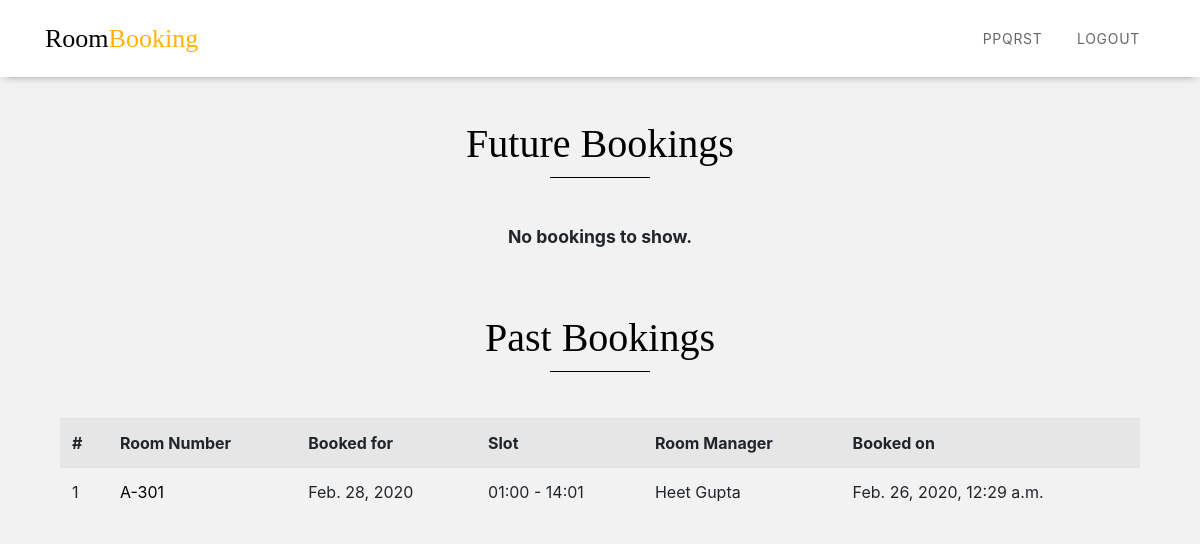
Before: /bookings/ (signed in) with the older database file.
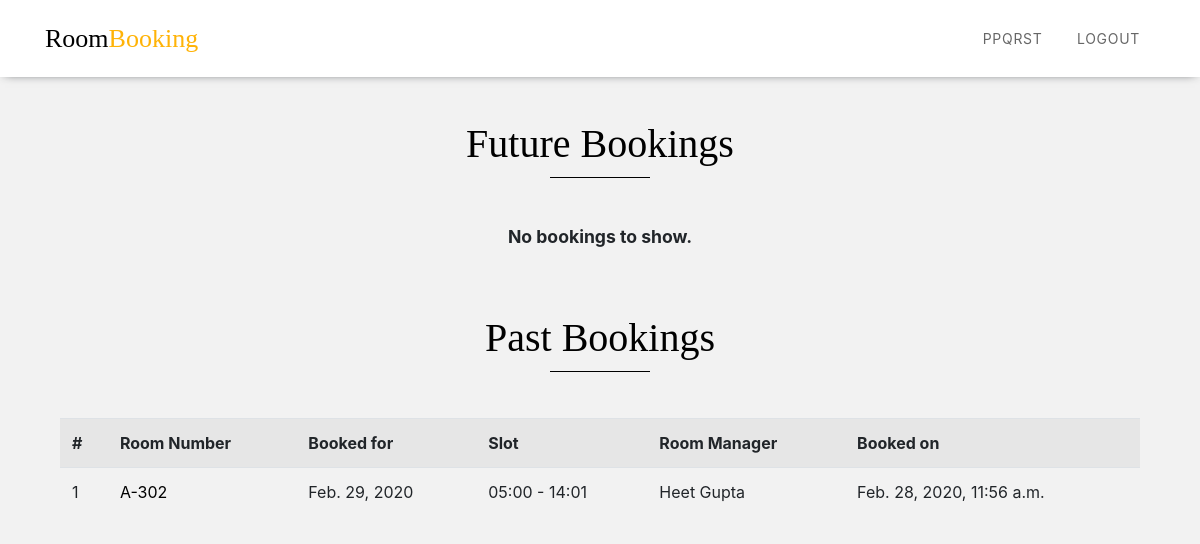
After: the same page with the newer database file.
### rooms/models.py (models this page shows, shortened)
class RoomBooked(models.Model):
    customer_booked = models.ForeignKey(Customer,on_delete=models.CASCADE,related_name="customerBooked")
    room_timeslot_booked = models.ForeignKey(TimeSlot,on_delete=models.CASCADE,related_name="timeslotBooked")
    booked_for = models.DateField()
    booked_on = models.DateTimeField(default=timezone.now)

class TimeSlot(models.Model):
    room_id = models.ForeignKey(Room,on_delete=models.CASCADE,related_name="timeslots")
    start_time = models.CharField(max_length=10,default="")
    end_time = models.CharField(max_length=10,default="")
    class Meta:
        unique_together = ('room_id','start_time','end_time')

class Room(models.Model):
    room_manager = models.ForeignKey(Manager,on_delete=models.CASCADE)
    room_number = models.CharField(max_length=30,unique=True)
    room_pic = models.ImageField(upload_to = 'room/')
    room_type = models.CharField(max_length=100,choices= Constants.ROOMTYPES,default='Single Room')
    prior_booking_days = models.IntegerField()
    price = models.IntegerField(default=1000)
    slug = models.SlugField(null=True,blank=True)

class Manager(models.Model):
    manager_id = models.ForeignKey(User,on_delete=models.CASCADE,related_name="Manager")
    contact = models.CharField(max_length=12,blank=True,null=True)
    address = models.CharField(max_length=300,blank=True,null=True)
    city = models.CharField(max_length=300,blank=True,null=True)
    profile_pic = models.ImageField(upload_to='manager/',blank=True,null=True)

### accounts/models.py (models this page shows, shortened)
class User(PermissionsMixin,AbstractBaseUser):
    email = models.EmailField(
        verbose_name='email address',
        max_length=255,
        unique=True,
    )
    name = models.CharField(max_length=250)
    customer = models.BooleanField(default=True)
    manager = models.BooleanField(default=False)
    signup_time = models.DateTimeField(auto_now_add=True,blank=True,null=True)
    is_active = models.BooleanField(default=True)
    is_staff = models.BooleanField(default=False) # a admin user; non super-user
    is_admin = models.BooleanField(default=False) # a superuser
    USERNAME_FIELD = 'email'
    REQUIRED_FIELDS = ['name',] # Email & Password are required by default.
    objects = UserManager()

### rooms/views.py (the view)
# urls.py: path('bookings/',customer_bookings,name="PreviousBookings"),
@login_required
def customer_bookings(request):
    if request.user.customer == True:
        customer_id = Customer.objects.filter(customer_id=request.user).first()
        date = datetime.now().date()
        previous_bookings = RoomBooked.objects.filter(customer_booked=customer_id).filter(booked_for__lte=date).order_by('-booked_on')
        future_bookings = RoomBooked.objects.filter(customer_booked=customer_id).filter(booked_for__gte=date).order_by('-booked_on')
        return render(request,'bookings.html',{'previous_bookings':previous_bookings,'future_bookings':future_bookings})
    return HttpResponseRedirect('/')

### rooms/templates/bookings.html (shortened to what the changed rows need)
{% extends "base.html" %}
{% load static %}
{% block content %}
<link rel="stylesheet" href="https://stackpath.bootstrapcdn.com/bootstrap/4.4.1/css/bootstrap.min.css">
  <div class="" style="margin-top:120px;margin-left:5vw;margin-bottom:8vh;margin-right:5vw;">
    <div class="row">
      <div class="col-md-6 mx-auto text-center mb-2 section-heading">
        <h2 class="mb-5">Future Bookings</h2>
      </div>
    </div>
      <div class="row">
        <div class="col-md-6 mx-auto text-center mb-2 section-heading">
          <h2 class="mb-5 mt-5">Past Bookings</h2>
        </div>
      </div>
      {% if previous_bookings %}
          <table class="table table-striped">
            <th scope="col">#</th>
            <th scope="col">Room Number</th>
            <th scope="col">Booked for</th>
            <th scope="col">Slot</th>
            <th scope="col">Room Manager </th>
            <th scope="col">Booked on</th>
            {% for i in previous_bookings %}
              <tr scope="row">
                <td>{{forloop.counter}}</td>
                <td><a style="color:black;text-decoration:none;cursor:pointer;" href="{% url 'Room_Detail' slug=i.room_timeslot_booked.room_id.slug %}">
                  {{i.room_timeslot_booked.room_id.room_number}}
                </a></td>
                <td>{{i.booked_for}}</td>
                <td>{{i.room_timeslot_booked.start_time}} - {{i.room_timeslot_booked.end_time}}</td>
                <td>{{i.room_timeslot_booked.room_id.room_manager.manager_id.name}}</td>
                <td>{{i.booked_on}}</td>
              </tr>
            {% endfor %}
          </table>
      {% else %}
      <div align="center">
          <p style="font-weight:bold;font-size:1.1em;">No bookings to show.</p>
      </div>
      {% endif %}
  </div>
{% endblock %}

Changed rows visible on the page:
removed RoomBooked: room_timeslot_booked.room_id.room_number "A-301", booked_for "Feb. 28, 2020", room_timeslot_booked.start_time "01:00", room_timeslot_booked.end_time "14:01", room_timeslot_booked.room_id.room_manager.manager_id.name "Heet Gupta", booked_on "Feb. 26, 2020, 12:29 a.m."
added RoomBooked: room_timeslot_booked.room_id.room_number "A-302", booked_for "Feb. 29, 2020", room_timeslot_booked.start_time "05:00", room_timeslot_booked.end_time "14:01", room_timeslot_booked.room_id.room_manager.manager_id.name "Heet Gupta", booked_on "Feb. 28, 2020, 11:56 a.m."
